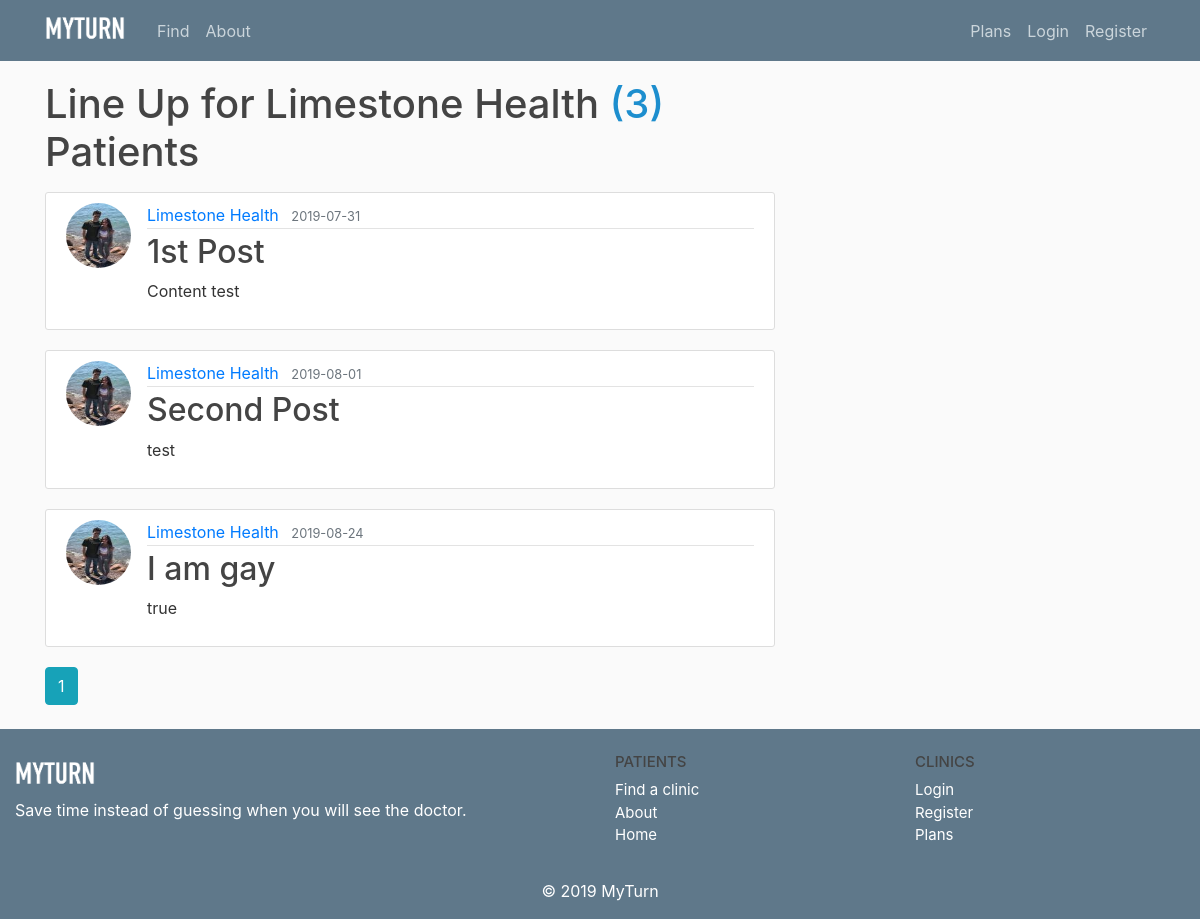
The app's page /user/Limestone Health with its own data.
### flaskblog/models.py (models this page shows, shortened)
class User(db.Model, UserMixin):
    id = db.Column(db.Integer, primary_key=True)
    username = db.Column(db.String(20), unique=True, nullable=False)
    email = db.Column(db.String(120), unique=True, nullable=False)
    image_file = db.Column(db.String(20), nullable=False, default='default.jpg')
    password = db.Column(db.String(60), nullable=False)
    businessname = db.Column(db.String(20), unique=True, nullable=True)
    phonenumber = db.Column(db.String(10), unique=True, nullable=False)
    address = db.Column(db.String(120), unique=True, nullable=False)
    contactnamefirst = db.Column(db.String(20), unique=False, nullable=False)
    contactnamelast = db.Column(db.String(20), unique=False, nullable=False)
    posts = db.relationship('Post', backref='author', lazy=True)

class Post(db.Model):
    id = db.Column(db.Integer, primary_key=True)
    title = db.Column(db.String(100), nullable=False)
    date_posted = db.Column(db.DateTime, nullable=False, default=datetime.utcnow)
    content = db.Column(db.Text, nullable=False)
    user_id = db.Column(db.Integer, db.ForeignKey('user.id'), nullable=False)

### flaskblog/users/routes.py (the view)
@users.route("/user/<string:username>", methods=['GET', 'POST'])
def user_posts(username):
    form = PostsForm()
    if form.validate_on_submit():
        post = Post(title=form.title.data, content=form.content.data, author=current_user)
        db.session.add(post)
        db.session.commit()
        return redirect(url_for('users.user_posts', username=current_user.username))
    page = request.args.get('page', 1, type=int)
    user = User.query.filter_by(username=username).first_or_404()
    posts = Post.query.filter_by(author=user)\
        .order_by(Post.date_posted.asc())\
        .paginate(page=page, per_page=30)
    return render_template('user_posts.html', posts=posts, user=user, form=form)

### flaskblog/templates/user_posts.html (shortened to what this page needs)
{% extends "layout.html" %}
{% block content %}
    <h1 class="mb-3">Line Up for {{ user.username }} <span>({{ posts.total }})</span> Patients</h1>
    {% for post in posts.items %}
        <article class="media content-section">
          <img class="rounded-circle article-img" src="{{ url_for('static', filename='profile_pics/' + post.author.image_file) }}">
          <div class="media-body">
            <div class="article-metadata">
              <a class="mr-2" href="{{ url_for('users.user_posts', username=post.author.username) }}">{{ post.author.username }}</a>
              <small class="text-muted">{{ post.date_posted.strftime('%Y-%m-%d') }}</small>
            </div>
            <h2><a class="article-title" href="{{ url_for('posts.post', post_id=post.id) }}">{{ post.title }}</a></h2>
            <p class="article-content">{{ post.content }}</p>
          </div>
        </article>
    {% endfor %}
    {% for page_num in posts.iter_pages(left_edge=1, right_edge=1, left_current=1, right_current=2) %}
      {% if page_num %}
        {% if posts.page == page_num %}
          <a class="btn btn-info mb-4" href="{{ url_for('users.user_posts', username=user.username, page=page_num) }}">{{ page_num }}</a>
        {% else %}
          <a class="btn btn-outline-info mb-4" href="{{ url_for('users.user_posts', username=user.username, page=page_num) }}">{{ page_num }}</a>
        {% endif %}
      {% else %}
        ...
      {% endif %}
    {% endfor %}
{% endblock content %}

### flaskblog/static/main.css (style rules this page uses)
body { background: #fafafa; color: #333333; margin-top: 5rem; }
h1, h2, h3, h4, h5, h6 { color: #444444; }
.content-section { background: #ffffff; padding: 10px 20px; border: 1px solid #dddddd; border-radius: 3px; margin-bottom: 20px; }
.article-title { color: #444444; }
.article-content { white-space: pre-line; }
.article-img { height: 65px; width: 65px; margin-right: 16px; }
.article-metadata { padding-bottom: 1px; margin-bottom: 4px; border-bottom: 1px solid #e3e3e3 }
span { color: #1D8ECE; }

### records on screen
User: username "Limestone Health"
Post: image_file (picture), author.username "Limestone Health", date_posted "2019-07-31", title "1st Post", content "Content test"
Post: image_file (picture), author.username "Limestone Health", date_posted "2019-08-01", title "Second Post", content "test"
Post: image_file (picture), author.username "Limestone Health", date_posted "2019-08-24", title "I am gay", content "true"

### other values on screen
{{ posts.total }} "3"
{{ page_num }} "1"
